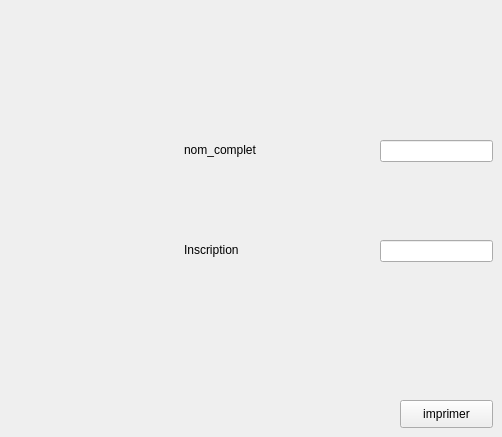
   <widget class="QWidget" name="tab_11">
    <attribute name="title">
     <string>Page</string>
    </attribute>
    <widget class="QPushButton" name="pushButton_pdf">
     <property name="geometry">
      <rect>
       <x>400</x>
       <y>400</y>
       <width>93</width>
       <height>28</height>
      </rect>
     </property>
     <property name="text">
      <string>imprimer</string>
     </property>
    </widget>
    <widget class="QLineEdit" name="lineEdit_nom_complet">
     <property name="geometry">
      <rect>
       <x>380</x>
       <y>140</y>
       <width>113</width>
       <height>22</height>
      </rect>
     </property>
    </widget>
    <widget class="QLineEdit" name="lineEdit_inscription">
     <property name="geometry">
      <rect>
       <x>380</x>
       <y>240</y>
       <width>113</width>
       <height>22</height>
      </rect>
     </property>
    </widget>
    <widget class="QLabel" name="label_2">
     <property name="geometry">
      <rect>
       <x>184</x>
       <y>140</y>
       <width>131</width>
       <height>20</height>
      </rect>
     </property>
     <property name="text">
      <string>nom_complet</string>
     </property>
    </widget>
    <widget class="QLabel" name="label_25">
     <property name="geometry">
      <rect>
       <x>184</x>
       <y>240</y>
       <width>101</width>
       <height>20</height>
      </rect>
     </property>
     <property name="text">
      <string>Inscription</string>
     </property>
    </widget>
   </widget>
